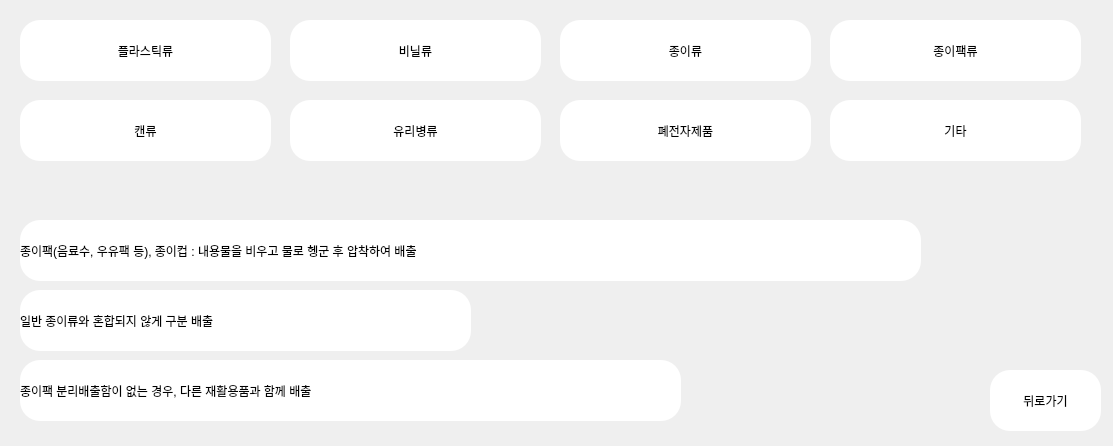
<?xml version="1.0" encoding="UTF-8"?>
<ui version="4.0">
 <class>MainWindow</class>
 <widget class="QMainWindow" name="MainWindow">
  <property name="geometry">
   <rect>
    <x>0</x>
    <y>0</y>
    <width>1113</width>
    <height>446</height>
   </rect>
  </property>
  <property name="minimumSize">
   <size>
    <width>1113</width>
    <height>446</height>
   </size>
  </property>
  <property name="maximumSize">
   <size>
    <width>1113</width>
    <height>446</height>
   </size>
  </property>
  <property name="windowTitle">
   <string>MainWindow</string>
  </property>
  <widget class="QWidget" name="centralwidget">
   <widget class="QPushButton" name="paperButton">
    <property name="geometry">
     <rect>
      <x>560</x>
      <y>20</y>
      <width>251</width>
      <height>61</height>
     </rect>
    </property>
    <property name="styleSheet">
     <string notr="true">border-radius:20px;
background-color: rgb(255,255,255);
front : 10pt &quot;MS Shell Dig 2&quot;;</string>
    </property>
    <property name="text">
     <string>종이류</string>
    </property>
   </widget>
   <widget class="QLabel" name="label_5">
    <property name="geometry">
     <rect>
      <x>20</x>
      <y>360</y>
      <width>661</width>
      <height>61</height>
     </rect>
    </property>
    <property name="styleSheet">
     <string notr="true">border-radius:20px;
background-color: rgb(255,255,255);
front : 10pt &quot;MS Shell Dig 2&quot;;
qproperty-alignment: AlignCenter;</string>
    </property>
    <property name="text">
     <string>종이팩 분리배출함이 없는 경우, 다른 재활용품과 함께 배출</string>
    </property>
   </widget>
   <widget class="QLabel" name="label_2">
    <property name="geometry">
     <rect>
      <x>20</x>
      <y>220</y>
      <width>901</width>
      <height>61</height>
     </rect>
    </property>
    <property name="styleSheet">
     <string notr="true">border-radius:20px;
background-color: rgb(255,255,255);
front : 10pt &quot;MS Shell Dig 2&quot;;
qproperty-alignment: AlignCenter;</string>
    </property>
    <property name="text">
     <string>종이팩(음료수, 우유팩 등), 종이컵 : 내용물을 비우고 물로 헹군 후 압착하여 배출</string>
    </property>
   </widget>
   <widget class="QPushButton" name="vinylButton">
    <property name="geometry">
     <rect>
      <x>290</x>
      <y>20</y>
      <width>251</width>
      <height>61</height>
     </rect>
    </property>
    <property name="styleSheet">
     <string notr="true">border-radius:20px;
background-color: rgb(255,255,255);
front : 10pt &quot;MS Shell Dig 2&quot;;</string>
    </property>
    <property name="text">
     <string>비닐류</string>
    </property>
   </widget>
   <widget class="QPushButton" name="canButton">
    <property name="geometry">
     <rect>
      <x>20</x>
      <y>100</y>
      <width>251</width>
      <height>61</height>
     </rect>
    </property>
    <property name="styleSheet">
     <string notr="true">border-radius:20px;
background-color: rgb(255,255,255);
front : 10pt &quot;MS Shell Dig 2&quot;;</string>
    </property>
    <property name="text">
     <string>캔류</string>
    </property>
   </widget>
   <widget class="QPushButton" name="backButton">
    <property name="geometry">
     <rect>
      <x>990</x>
      <y>370</y>
      <width>111</width>
      <height>61</height>
     </rect>
    </property>
    <property name="styleSheet">
     <string notr="true">border-radius:20px;
background-color: rgb(255,255,255);
front : 10pt &quot;MS Shell Dig 2&quot;;</string>
    </property>
    <property name="text">
     <string>뒤로가기</string>
    </property>
   </widget>
   <widget class="QPushButton" name="plasticButton">
    <property name="geometry">
     <rect>
      <x>20</x>
      <y>20</y>
      <width>251</width>
      <height>61</height>
     </rect>
    </property>
    <property name="styleSheet">
     <string notr="true">border-radius:20px;
background-color: rgb(255,255,255);
front : 10pt &quot;MS Shell Dig 2&quot;;</string>
    </property>
    <property name="text">
     <string>플라스틱류</string>
    </property>
   </widget>
   <widget class="QPushButton" name="etcButton">
    <property name="geometry">
     <rect>
      <x>830</x>
      <y>100</y>
      <width>251</width>
      <height>61</height>
     </rect>
    </property>
    <property name="styleSheet">
     <string notr="true">border-radius:20px;
background-color: rgb(255,255,255);
front : 10pt &quot;MS Shell Dig 2&quot;;</string>
    </property>
    <property name="text">
     <string>기타</string>
    </property>
   </widget>
   <widget class="QLabel" name="label_4">
    <property name="geometry">
     <rect>
      <x>20</x>
      <y>290</y>
      <width>451</width>
      <height>61</height>
     </rect>
    </property>
    <property name="styleSheet">
     <string notr="true">border-radius:20px;
background-color: rgb(255,255,255);
front : 10pt &quot;MS Shell Dig 2&quot;;
qproperty-alignment: AlignCenter;</string>
    </property>
    <property name="text">
     <string>일반 종이류와 혼합되지 않게 구분 배출</string>
    </property>
   </widget>
   <widget class="QPushButton" name="elecButton">
    <property name="geometry">
     <rect>
      <x>560</x>
      <y>100</y>
      <width>251</width>
      <height>61</height>
     </rect>
    </property>
    <property name="styleSheet">
     <string notr="true">border-radius:20px;
background-color: rgb(255,255,255);
front : 10pt &quot;MS Shell Dig 2&quot;;</string>
    </property>
    <property name="text">
     <string>폐전자제품</string>
    </property>
   </widget>
   <widget class="QPushButton" name="paperBagButton">
    <property name="geometry">
     <rect>
      <x>830</x>
      <y>20</y>
      <width>251</width>
      <height>61</height>
     </rect>
    </property>
    <property name="styleSheet">
     <string notr="true">border-radius:20px;
background-color: rgb(255,255,255);
front : 10pt &quot;MS Shell Dig 2&quot;;</string>
    </property>
    <property name="text">
     <string>종이팩류</string>
    </property>
   </widget>
   <widget class="QPushButton" name="glassButton">
    <property name="geometry">
     <rect>
      <x>290</x>
      <y>100</y>
      <width>251</width>
      <height>61</height>
     </rect>
    </property>
    <property name="styleSheet">
     <string notr="true">border-radius:20px;
background-color: rgb(255,255,255);
front : 10pt &quot;MS Shell Dig 2&quot;;</string>
    </property>
    <property name="text">
     <string>유리병류</string>
    </property>
   </widget>
  </widget>
 </widget>
 <resources/>
 <connections/>
</ui>
